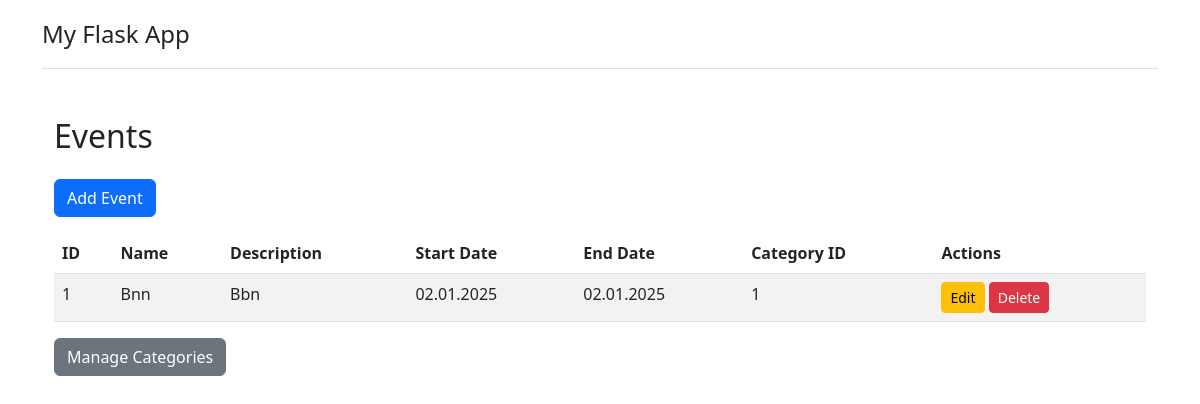
Before: / with the older database file.
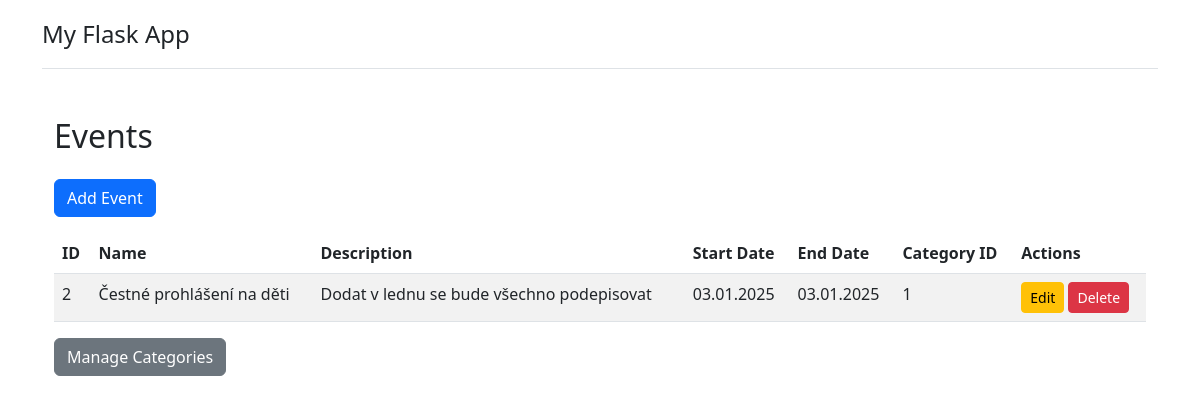
After: the same page with the newer database file.
### models.py (models this page shows, shortened)
class Event(db.Model):
    __tablename__ = 'event'
    id = db.Column(db.Integer, primary_key=True)
    name = db.Column(db.String(100), nullable=False)
    description = db.Column(db.Text, nullable=True)
    start_date = db.Column(db.DateTime, nullable=False)
    end_date = db.Column(db.DateTime, nullable=False)
    category_id = db.Column(db.Integer, db.ForeignKey('category.id'), nullable=False)
    def get_dates_formatted(self):
        return {
            'start_date': self.start_date.strftime('%d.%m.%Y'),
            'end_date': self.end_date.strftime('%d.%m.%Y')
        }

### app.py (the view)
@app.route('/')
def index():
    events = Event.query.all()
    formatted_events = []
    for event in events:
        dates = event.get_dates_formatted()
        formatted_events.append({
            'id': event.id,
            'name': event.name,
            'description': event.description,
            'start_date': dates['start_date'],
            'end_date': dates['end_date'],
            'category_id': event.category_id
        })
    return render_template('events.html', events=formatted_events)

### templates/events.html (shortened to what this page needs)
{% extends "base.html" %}
{% block content %}
<h2 class="mt-4 mb-4">Events</h2>
<a href="{{ url_for('add_event') }}" class="btn btn-primary mb-3">Add Event</a>
<table class="table table-striped">
    <thead>
        <tr>
            <th>ID</th>
            <th>Name</th>
            <th>Description</th>
            <th>Start Date</th>
            <th>End Date</th>
            <th>Category ID</th>
            <th>Actions</th>
        </tr>
    </thead>
    <tbody>
        {% for event in events %}
        <tr>
            <td>{{ event.id }}</td>
            <td>{{ event.name }}</td>
            <td>{{ event.description }}</td>
            <td>{{ event.start_date }}</td>
            <td>{{ event.end_date }}</td>
            <td>{{ event.category_id }}</td>
            <td>
                <a href="{{ url_for('edit_event', event_id=event.id) }}" class="btn btn-warning btn-sm">Edit</a>
                <form method="post" action="{{ url_for('delete_event', event_id=event.id) }}" style="display:inline;">
                    <button type="submit" class="btn btn-danger btn-sm">Delete</button>
                </form>
            </td>
        </tr>
        {% endfor %}
    </tbody>
</table>
<a href="{{ url_for('categories') }}" class="btn btn-secondary">Manage Categories</a>
{% endblock %}

### templates/base.html (shortened to what this page needs)
<!doctype html>
<html lang="en">
<head>
    <link href="https://cdn.jsdelivr.net/npm/bootstrap@5.3.0/dist/css/bootstrap.min.css" rel="stylesheet">
</head>
<body>
    <div class="container">
        <header class="d-flex flex-wrap justify-content-center py-3 mb-4 border-bottom">
            <a href="/" class="d-flex align-items-center mb-3 mb-md-0 me-md-auto text-dark text-decoration-none">
                <span class="fs-4">My Flask App</span>
            </a>
        </header>
        <div class="container">
            <div class="row">
                <div class="col">
                    {% block content %}{% endblock %}
                </div>
            </div>
        </div>
    </div>
</body>
</html>

Changed rows visible on the page:
removed Event: id "1", name "Bnn", description "Bbn", start_date "02.01.2025", end_date "02.01.2025", category_id "1"
added Event: id "2", name "Čestné prohlášení na děti", description "Dodat v lednu se bude všechno podepisovat", start_date "03.01.2025", end_date "03.01.2025", category_id "1"
